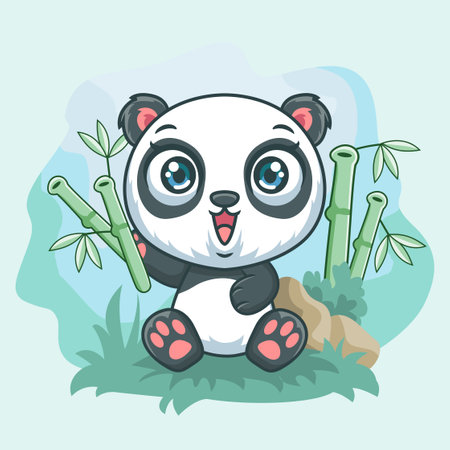
#> input picture puzzle_image.jpg, 450 x 450 px
$ python imgprocess.py
#> lines starting #> are read from the running program, lines starting #| are printed output that depends on the picture; after the words box and inside, x2 and y2 are one past the last pixel; in counts of white or black regions, pixels touching at a corner belong together
import cv2
import numpy as np

#process background img!!!!
def process_image(image_path):
    # Load the image
#> called with image_path = 'puzzle_image.jpg'
    img = cv2.imread(image_path)
#> img is the input picture: shape (450, 450, 3); mean B, G, R 210.1, 213.7, 187.3

    if img is None:
        print("Error: Image not found.")
        return

    # Convert to grayscale
    gray = cv2.cvtColor(img, cv2.COLOR_BGR2GRAY)
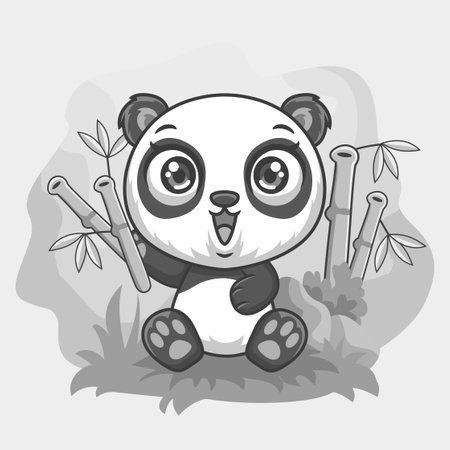
#> gray: shape (450, 450); min 28, max 255, mean 205.4

    # Apply Canny edge detection
    edges = cv2.Canny(gray, 150, 170)  # These thresholds can be tuned
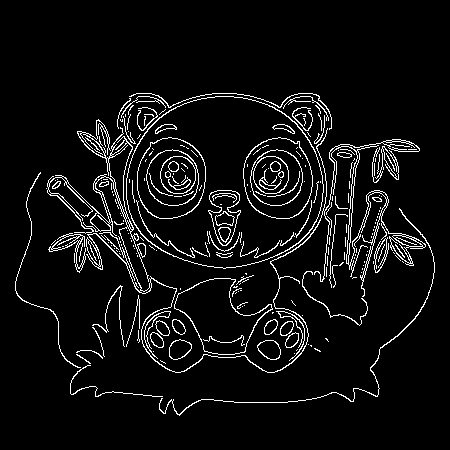
#> edges: shape (450, 450); 6% white in thin lines or dots, all inside (x1, y1, x2, y2) = (15, 93, 435, 416)

    # Invert the edges image: edges are white, background is black
    edges_inv = cv2.bitwise_not(edges)

    # Create a white background image
    white_background = np.ones_like(edges_inv) * 255

    # Apply the edges on the white background
    output = cv2.bitwise_and(white_background, edges_inv)
#> white_background: shape (450, 450); every value is 255

    # # Display the result
    # cv2.imshow('Edges on White Background', output)
    # cv2.waitKey(0)
    # cv2.destroyAllWindows()

    # Save the result to file
    save_path = 'processed_image.jpg'  # Specify the file path and name
    cv2.imwrite(save_path, output)
    print(f"Image saved to {save_path}")

# Replace 'puzzle_image.jpg' with your image file path
process_image('puzzle_image.jpg')
